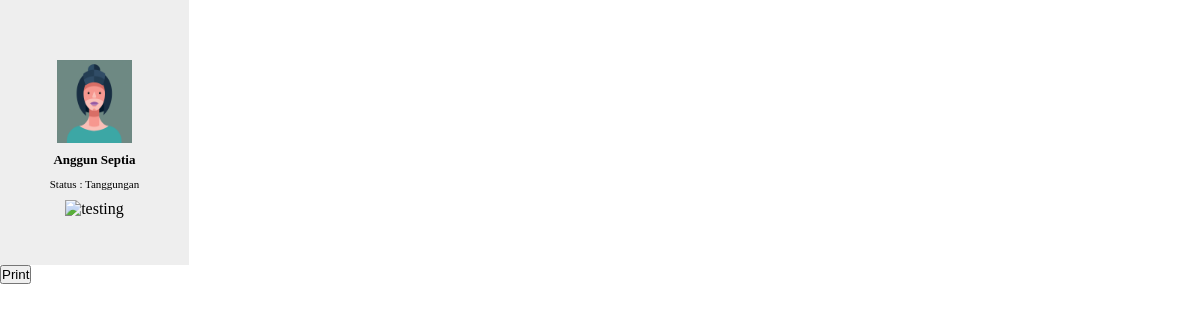
The app's page /front.php?id_pasien=IGB-6386 with its own data.
### tables this page shows
CREATE TABLE `tanggungan` (
  `id_tanggungan` int(5) NOT NULL,
  `kodeTanggungan` varchar(30) NOT NULL,
  `id_kpeg` int(5) NOT NULL,
  `foto_tanggungan` text NOT NULL,
  `tgl_daft` varchar(50) NOT NULL,
  `jam_daft` varchar(50) NOT NULL
);

CREATE TABLE `pegawai_kel` (
  `id_kpeg` int(5) NOT NULL,
  `nip_pegawai` int(20) NOT NULL,
  `nama_kpeg` varchar(150) NOT NULL,
  `jk_kpeg` varchar(150) NOT NULL,
  `tgllahir_kpeg` date NOT NULL,
  `alamat_kpeg` text NOT NULL,
  `status_kpeg` varchar(150) NOT NULL
);

### front.php (the view, shortened to what this page needs)
<!DOCTYPE html>
<html>
    <head>
    </head>
    <body>
<?php
$tanggungan=$_GET['status'];
$kode=$_GET['id_pasien'];
    if($tanggungan=='pasien'){
    $query=mysql_query("SELECT * FROM pasien, pegawai WHERE pasien.kodePasien='$kode' AND pasien.id_pegawai=pegawai.id_pegawai");
    $r=mysql_fetch_array($query);
?>
<div class="card">
    <img src="foto_pasien/<?php echo $r['foto_pasien']; ?>" class="foto">
    <label class="nama"><?php echo $r['nama_pegawai'] ?></label>
    <label class="unit"><?php echo $r['unit'] ?></label>
    <img alt="testing" src="barcode/barcode.php?text=<?php echo $kode; ?>&print=true" />
</div>
<?php
    }
else{
    $query=mysql_query("SELECT * FROM tanggungan, pegawai_kel WHERE tanggungan.kodeTanggungan='$kode' AND tanggungan.id_kpeg=pegawai_kel.id_kpeg");
    $r=mysql_fetch_array($query);
    ?>
<div class="card">
    <img src="foto_tanggungan/<?php echo $r['foto_tanggungan']; ?>" class="foto">
    <label class="nama"><?php echo $r['nama_kpeg'] ?></label>
    <label class="unit">Status : Tanggungan</label>
    <img alt="testing" src="barcode/barcode.php?text=<?php echo $kode; ?>&print=true" />
</div>
<?php
}
?>
<button onclick="window.print()">Print</button>
        </body>
</html>

### front.php (style rules this page uses)
* { padding:0px; margin:0px; }
body { font-family: tahoma; }
@media screen { .card { width: 5cm; height: 7cm; background: #eee; text-align: center; } }
@media screen { .foto { margin-top: 60px; width: 2cm; height: 2.2cm; } }
@media screen { label { display: block; } }
@media screen { .nama { font-size: 13px; margin: 5px 0px; font-weight: bold; } }
@media screen { .unit { font-size: 11px; margin: 10px 0px; } }

### records on screen
tanggungan: foto_tanggungan (picture), id_kpeg.nama_kpeg "Anggun Septia"
